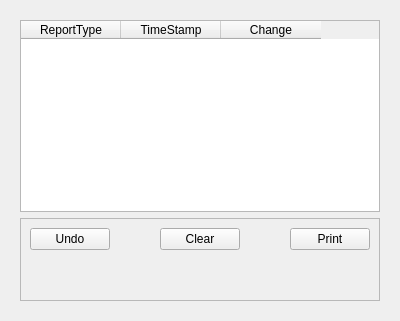
            <widget class="QWidget" name="ReportPage">
             <layout class="QHBoxLayout" name="horizontalLayout_30">
              <item>
               <widget class="QWidget" name="widget_20" native="true">
                <layout class="QVBoxLayout" name="verticalLayout_30">
                 <item>
                  <widget class="QTableWidget" name="ReportTable">
                   <column>
                    <property name="text">
                     <string>ReportType</string>
                    </property>
                   </column>
                   <column>
                    <property name="text">
                     <string>TimeStamp</string>
                    </property>
                   </column>
                   <column>
                    <property name="text">
                     <string>Change</string>
                    </property>
                   </column>
                  </widget>
                 </item>
                 <item alignment="Qt::AlignHCenter">
                  <widget class="QFrame" name="frame_23">
                   <property name="frameShape">
                    <enum>QFrame::StyledPanel</enum>
                   </property>
                   <property name="frameShadow">
                    <enum>QFrame::Raised</enum>
                   </property>
                   <layout class="QHBoxLayout" name="horizontalLayout_31">
                    <property name="spacing">
                     <number>50</number>
                    </property>
                    <property name="bottomMargin">
                     <number>50</number>
                    </property>
                    <item>
                     <widget class="QPushButton" name="UndoReportChange">
                      <property name="cursor">
                       <cursorShape>PointingHandCursor</cursorShape>
                      </property>
                      <property name="text">
                       <string>Undo</string>
                      </property>
                      <property name="icon">
                       <iconset resource="QSS/QSS_Resources.qrc">
                        <normaloff>:/icons/Icons/rotate-ccw.png</normaloff>:/icons/Icons/rotate-ccw.png</iconset>
                      </property>
                     </widget>
                    </item>
                    <item>
                     <widget class="QPushButton" name="ClearReports">
                      <property name="cursor">
                       <cursorShape>PointingHandCursor</cursorShape>
                      </property>
                      <property name="text">
                       <string>Clear</string>
                      </property>
                      <property name="icon">
                       <iconset resource="QSS/QSS_Resources.qrc">
                        <normaloff>:/icons/Icons/trash.png</normaloff>:/icons/Icons/trash.png</iconset>
                      </property>
                     </widget>
                    </item>
                    <item>
                     <widget class="QPushButton" name="PrintReport">
                      <property name="cursor">
                       <cursorShape>PointingHandCursor</cursorShape>
                      </property>
                      <property name="text">
                       <string>Print</string>
                      </property>
                      <property name="icon">
                       <iconset resource="QSS/QSS_Resources.qrc">
                        <normaloff>:/icons/Icons/printer.png</normaloff>:/icons/Icons/printer.png</iconset>
                      </property>
                     </widget>
                    </item>
                   </layout>
                  </widget>
                 </item>
                </layout>
               </widget>
              </item>
             </layout>
            </widget>
